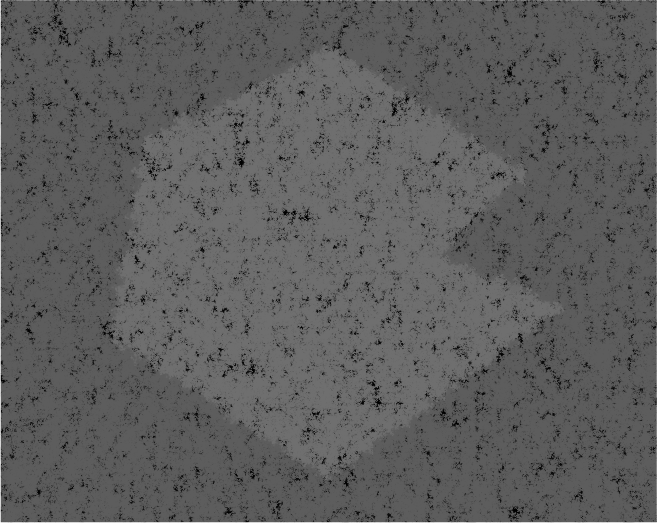
#> input picture algorithms/6 - Segmentation Thresholding/3 - Effect of smoothing on thresholding/img_1.tif, 657 x 523 px
$ python lim_s.py img_1.tif img_1.tif 100   (older library calls are emulated)
#> lines starting #> are read from the running program, lines starting #| are printed output that depends on the picture; after the words box and inside, x2 and y2 are one past the last pixel; in counts of white or black regions, pixels touching at a corner belong together
# Universidade Federal de Viçosa - Campus Rio Paranaíba
# Sistemas de Informação - Processamento Digital de Imagens
#
# Professor: Joao Mari
# Autores:
#          - MatheusRV (3929)
#          - iguit0 (3902)
#          - ThiagoMunich (3628)
#
# Segmentação – Limiarização - Efeito da suavização na limiarização
# Como Executar:
#  $ python lim_s.py img_1.tif saida <mask_size>
#
# Instruções do Projeto:
#  - Utilizar o filtro da média.
#  - Utilizar o método de Otsu.
#

import sys
import numpy as np
import matplotlib.pyplot as plt
from scipy import misc
from skimage import img_as_float, filters
from scipy.ndimage import filters as fil

def loadImg(arg):
#> called with arg = 'img_1.tif'
    return misc.imread(arg)
#> returned value is the input picture: shape (523, 657); min 0, max 245, mean 93.2

# Lê a imagem a partir de um arquivo
img_1 = loadImg(sys.argv[1])
saida = sys.argv[2]+'.tif'
mask_size = int(sys.argv[3])

# Converte os pixels em float, com valores entre 0 e 1
img_1 = img_as_float(img_1)

# Aplica o filtro da média
ave_masc = np.ones([mask_size, mask_size], dtype = float)
ave_masc = ave_masc / (mask_size * mask_size)
img_media = fil.correlate(img_1, ave_masc)
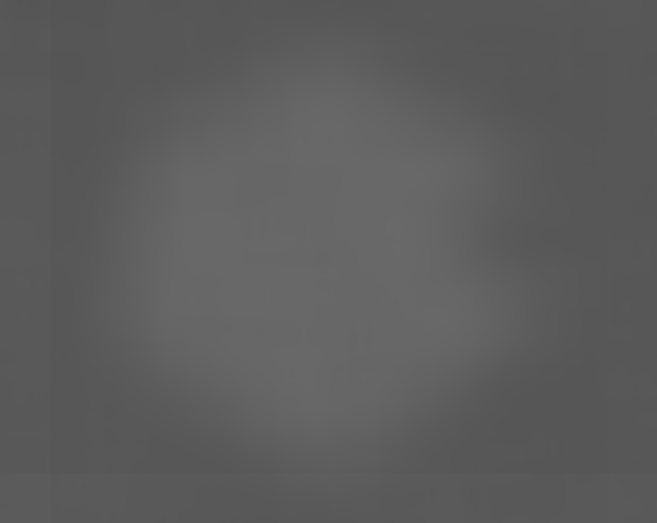
#> img_media: shape (523, 657) float64; min 0.332, max 0.413, mean 0.366

# Limiar de Otsu
l_otsu = filters.threshold_otsu(img_media)
#> l_otsu = 0.374

# Segmenta a imagem por limiarização
img_saida = img_media < l_otsu
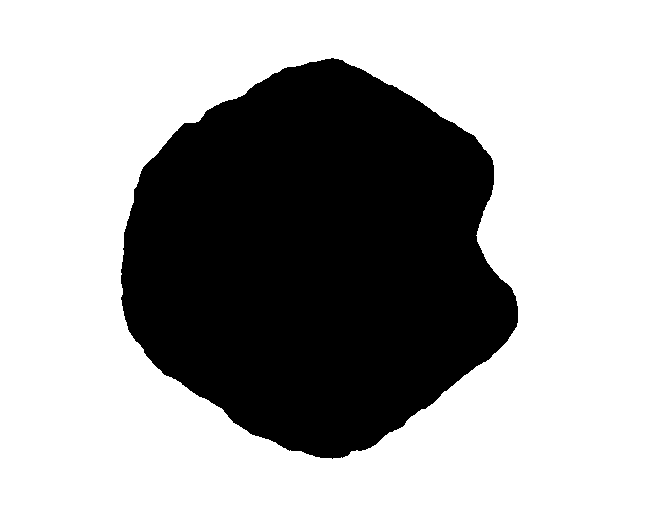
#> img_saida: shape (523, 657) bool; 66.8% white; 1 black region, box (x1, y1, x2, y2) and area: (121, 58, 518, 459) 114079

# Faz o salvamento das imagens de saída após o processamento
misc.imsave(saida, img_saida.astype(np.uint8))

'''
# Organiza o plote das imagens
plt.figure()
plt.subplot(221);
plt.imshow(img_1, cmap='gray', interpolation='nearest');
plt.title('img_entrada')
plt.subplot(222);
plt.imshow(img_saida, cmap='gray', interpolation='nearest')
plt.title('img_saida')

# Plota as imagens de entrada e saída na tela
plt.show()
'''
